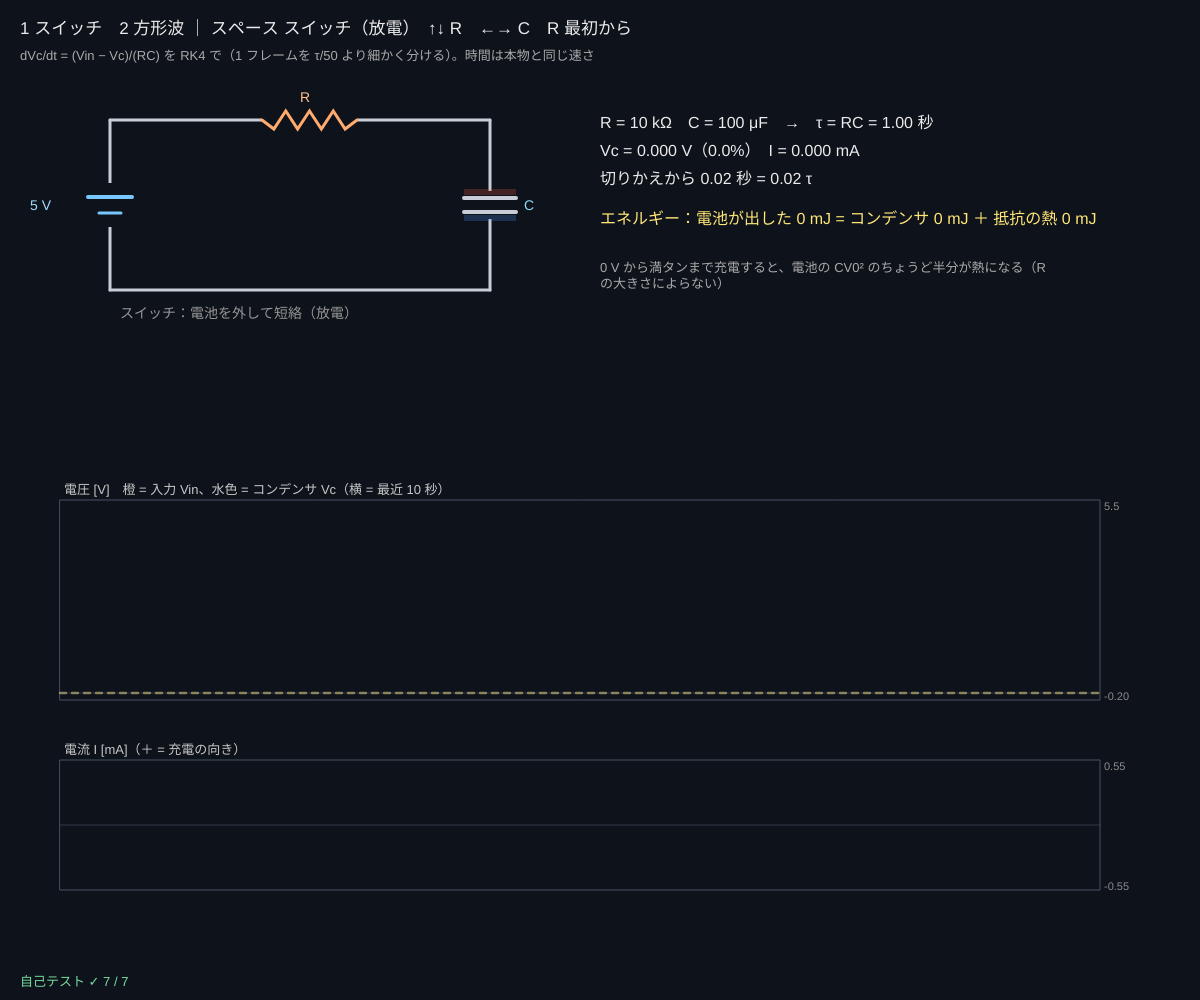
Frame 1 (no input)
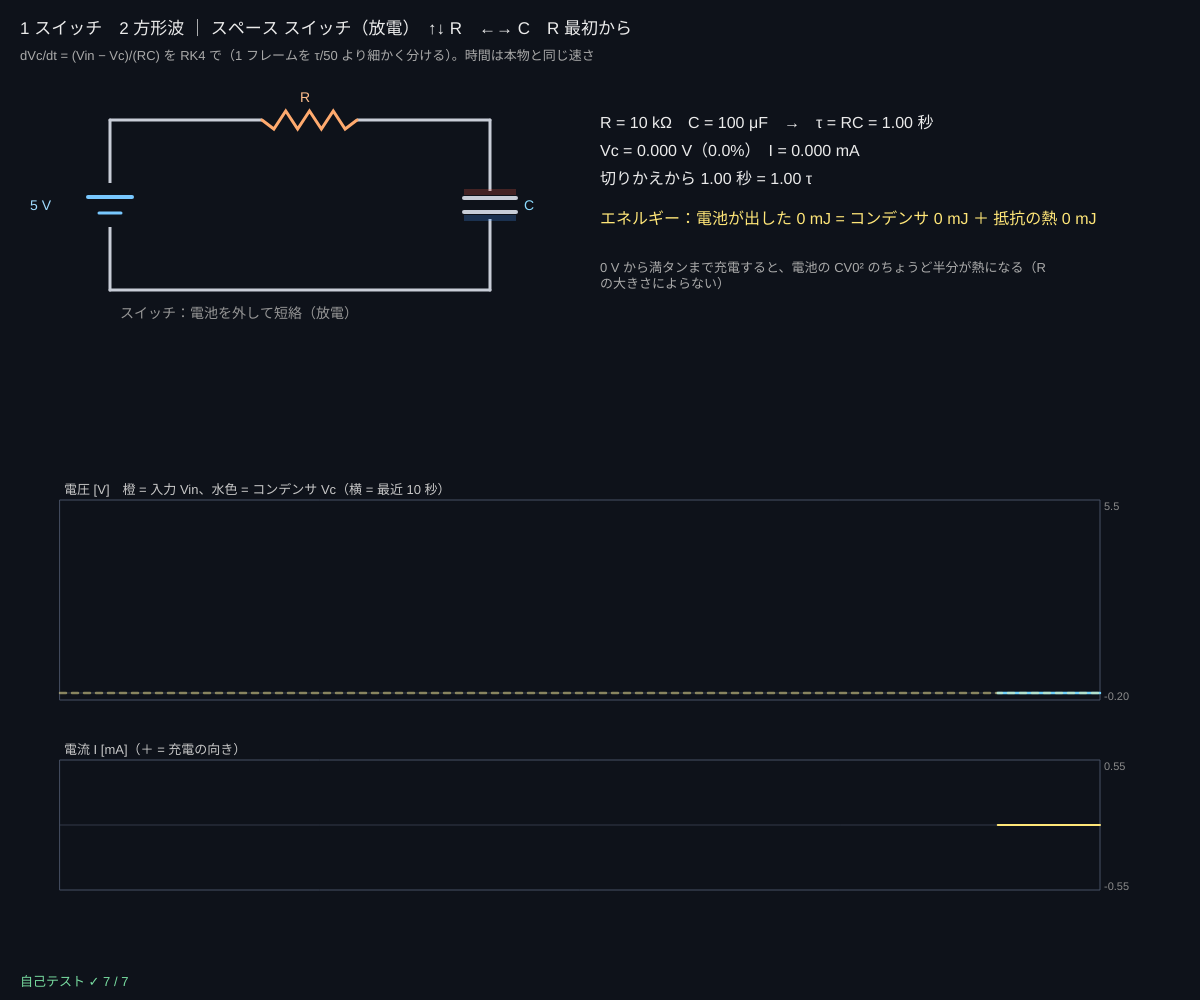
Frame 60 (no input)
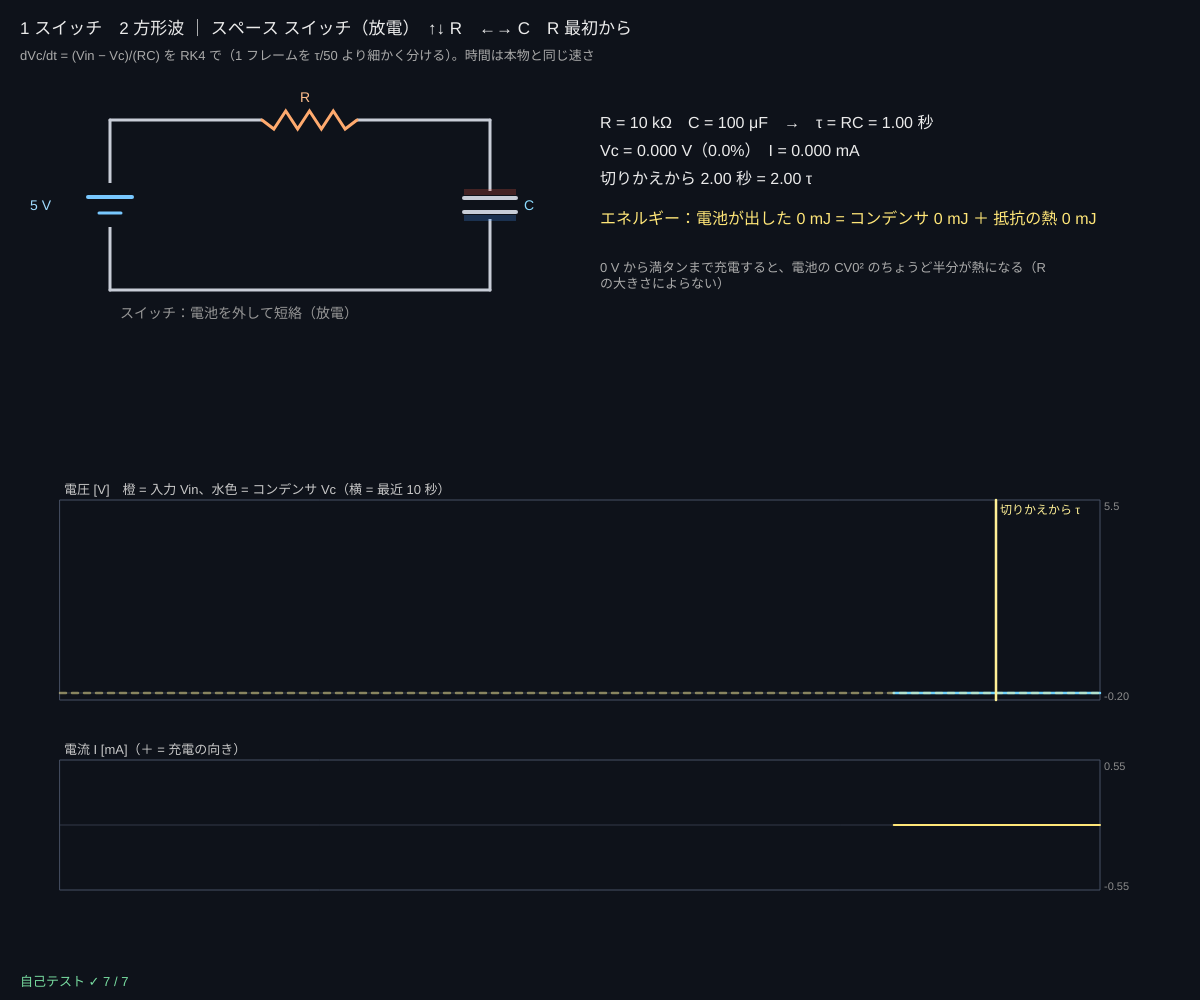
Frame 120 (the mouse pressed at the canvas centre since frame 60)

The p5.js sketch that drew these frames (run headless with seeded random() and noise() and a simulated clock; from frame 60 on, the mouse is pressed at the canvas centre):

// p5.js sketch
// ── sketch.js
// ============================================
// 05 RC 回路 ─ コンデンサの充電と放電、時定数 τ = RC
// コンデンサの電圧 Vc は dVc/dt = (Vin − Vc) / (RC)。これをルンゲ・クッタ法（RK4）で少しずつ進める
// 充電では Vc = V0(1 − e^(−t/τ))、τ たつと 63.2%。電池が出したエネルギーの半分は抵抗で熱になる
// 1 = スイッチ / 2 = 方形波 / スペース = スイッチ切りかえ / ↑↓ = R / ←→ = C（2 では周波数）/ R = 最初から
// ============================================

const V0 = 5;                                    // ★ 電池の電圧 [V]
const R_LIST = [1e3, 2e3, 5e3, 10e3, 20e3, 50e3];  // ★ 抵抗 [Ω]
const C_LIST = [10e-6, 22e-6, 47e-6, 100e-6, 220e-6]; // ★ コンデンサ [F]
const F_LIST = [0.05, 0.1, 0.2, 0.5, 1, 2, 5, 10];   // 方形波の周波数 [Hz]
const SPAN = 10;                                  // グラフの横幅 [秒]
let ri = 3, ci = 3, fi = 3, runMode = 1, charging = false, Vc = 0, t = 0, tSwitch = 0, vcSwitch = 0;
let hist = { t: [], vin: [], vc: [], i: [] }, Wbat = 0, WR = 0, ppLo = 1e9, ppHi = -1e9, ppShow = 0, lastPeriod = 0;

function setup() {
  createCanvas(windowWidth, windowHeight);
  selfTest();
}
function RC() { return R_LIST[ri] * C_LIST[ci]; }
function vinAt(tt) { return runMode === 1 ? (charging ? V0 : 0) : (tt * F_LIST[fi]) % 1 < 0.5 ? V0 : 0; }

function draw() {
  background(14, 18, 26);
  let dtF = Math.min(deltaTime, 50) / 1000, n = Math.max(1, Math.ceil(dtF / (RC() / 50))), h = dtF / n;   // 1 歩は τ/50 より小さく
  for (let k = 0; k < n; k++) {
    let vin = vinAt(t), I = (vin - Vc) / R_LIST[ri];
    Vc = rk4Step(Vc, vin, RC(), h);
    Wbat += vin * I * h; WR += I * I * R_LIST[ri] * h; t += h;
    if (runMode === 2) { ppLo = Math.min(ppLo, Vc); ppHi = Math.max(ppHi, Vc); let p = Math.floor(t * F_LIST[fi]); if (p !== lastPeriod) { ppShow = ppHi - ppLo; ppLo = 1e9; ppHi = -1e9; lastPeriod = p; } }
  }
  let vin = vinAt(t), I = (vin - Vc) / R_LIST[ri];
  hist.t.push(t); hist.vin.push(vin); hist.vc.push(Vc); hist.i.push(I * 1000);
  while (hist.t.length > 2 && (t - hist.t[0] > SPAN || hist.t.length > 2000)) for (let k in hist) hist[k].shift();
  drawCircuit(110, 120, vin, I);
  // ---- グラフ
  let g1 = { x: 60, y: height * 0.5, w: width - 160, h: height * 0.2 }, g2 = { x: 60, y: height * 0.76, w: width - 160, h: height * 0.13 };
  plotFrame(g1, '電圧 [V]　橙 = 入力 Vin、水色 = コンデンサ Vc（横 = 最近 ' + SPAN + ' 秒）', -0.2, V0 * 1.1);
  stroke(255, 170, 80); strokeWeight(2); plotTime(g1, hist.vin, -0.2, V0 * 1.1);
  stroke(110, 210, 255); strokeWeight(2.5); plotTime(g1, hist.vc, -0.2, V0 * 1.1);
  if (runMode === 1) {                               // 63.2%（充電）または 36.8%（放電）の線
    let lv = vcSwitch + (charging ? V0 - vcSwitch : -vcSwitch) * (1 - Math.exp(-1)), yy = g1.y + g1.h - ((lv + 0.2) / (V0 * 1.1 + 0.2)) * g1.h;
    stroke(255, 240, 150, 120); drawingContext.setLineDash([6, 6]); line(g1.x, yy, g1.x + g1.w, yy); drawingContext.setLineDash([]);
    let el = t - tSwitch, xx = g1.x + g1.w - ((el - RC()) / SPAN) * g1.w;
    if (el >= RC() && xx > g1.x) { stroke(255, 240, 150); line(xx, g1.y, xx, g1.y + g1.h); noStroke(); fill(255, 240, 150); textSize(12); text('切りかえから τ', xx + 4, g1.y + 14); }
  }
  let imax = (V0 / R_LIST[ri]) * 1000;
  plotFrame(g2, '電流 I [mA]（＋ = 充電の向き）', -imax * 1.1, imax * 1.1);
  stroke(255, 230, 120); strokeWeight(2); plotTime(g2, hist.i, -imax * 1.1, imax * 1.1);
  // ---- 数字
  let tx = width * 0.5, y = 128, Ec = 0.5 * C_LIST[ci] * Vc * Vc;
  noStroke(); fill(235); textSize(16);
  text('R = ' + sci(R_LIST[ri] / 1000, 2) + ' kΩ　C = ' + sci(C_LIST[ci] * 1e6, 2) + ' μF　→　τ = RC = ' + sci(RC(), 3) + ' 秒', tx, y); y += 28;
  text('Vc = ' + Vc.toFixed(3) + ' V（' + ((Vc / V0) * 100).toFixed(1) + '%）　I = ' + (I * 1000).toFixed(3) + ' mA', tx, y); y += 28;
  if (runMode === 1) {
    text('切りかえから ' + (t - tSwitch).toFixed(2) + ' 秒 = ' + ((t - tSwitch) / RC()).toFixed(2) + ' τ', tx, y); y += 28;
    fill(255, 230, 120);
    text('エネルギー：電池が出した ' + sci(Wbat * 1000, 3) + ' mJ = コンデンサ ' + sci((Ec - 0.5 * C_LIST[ci] * vcSwitch * vcSwitch) * 1000, 3) + ' mJ ＋ 抵抗の熱 ' + sci(WR * 1000, 3) + ' mJ', tx, y, width - tx - 20); y += 50;
    fill(170); textSize(13); text('0 V から満タンまで充電すると、電池の CV0² のちょうど半分が熱になる（R の大きさによらない）', tx, y, width - tx - 20);
  } else {
    let fc = 1 / (2 * Math.PI * RC()), T = 1 / F_LIST[fi];
    text('方形波 f = ' + F_LIST[fi] + ' Hz　しゃ断周波数 fc = 1/(2πRC) = ' + sci(fc, 3) + ' Hz', tx, y); y += 28;
    fill(255, 230, 120);
    text('Vc の振れ幅（測定）= ' + ppShow.toFixed(3) + ' V　式 V0·tanh(T/4τ) = ' + (V0 * Math.tanh(T / (4 * RC()))).toFixed(3) + ' V', tx, y); y += 28;
    fill(170); textSize(13); text('f ≪ fc：そのまま通る（Vc ≈ Vin）。f ≫ fc：ほとんど通らず、三角波になる → ローパスフィルタ（高い音を消すのと同じしくみ）', tx, y, width - tx - 20);
  }
  fill(235); textSize(17);
  text('1 スイッチ　2 方形波 ｜ スペース スイッチ（' + (charging ? '充電' : '放電') + '）　↑↓ R　←→ ' + (runMode === 1 ? 'C' : '周波数') + '　R 最初から', 20, 34);
  fill(170); textSize(13); text('dVc/dt = (Vin − Vc)/(RC) を RK4 で（1 フレームを τ/50 より細かく分ける）。時間は本物と同じ速さ', 20, 60);
  drawSelfTest(20, height - 14);
}

function drawCircuit(x, y, vin, I) {
  let w = Math.min(380, width * 0.36), h = 170;
  stroke(200, 205, 215); strokeWeight(3); noFill();
  line(x, y, x + w, y); line(x + w, y, x + w, y + h); line(x, y + h, x + w, y + h); line(x, y, x, y + h);
  noStroke(); fill(14, 18, 26); rect(x - 25, y + h / 2 - 22, 50, 44); rect(x + w * 0.4, y - 14, w * 0.25, 28); rect(x + w - 30, y + h / 2 - 14, 60, 28);
  stroke(120, 200, 255); strokeWeight(4); line(x - 22, y + h / 2 - 8, x + 22, y + h / 2 - 8); strokeWeight(3); line(x - 11, y + h / 2 + 8, x + 11, y + h / 2 + 8);
  noStroke(); fill(160, 220, 255); textSize(14); text(runMode === 1 ? V0 + ' V' : '方形波', x - 80, y + h / 2 + 5);
  stroke(255, 170, 110); strokeWeight(3); noFill(); beginShape();
  for (let i = 0; i <= 8; i++) vertex(x + w * 0.4 + (w * 0.25 * i) / 8, y + (i === 0 || i === 8 ? 0 : i % 2 ? 9 : -9)); endShape();
  noStroke(); fill(255, 190, 140); text('R', x + w * 0.5, y - 18);
  let q = clampv(Vc / V0, -1, 1);                   // コンデンサの極板（ためた電荷）
  stroke(200, 205, 215); strokeWeight(4); line(x + w - 26, y + h / 2 - 7, x + w + 26, y + h / 2 - 7); line(x + w - 26, y + h / 2 + 7, x + w + 26, y + h / 2 + 7);
  noStroke(); fill(240, 90, 70, 60 + 190 * q); rect(x + w - 26, y + h / 2 - 16, 52, 6); fill(70, 150, 250, 60 + 190 * q); rect(x + w - 26, y + h / 2 + 10, 52, 6);
  fill(140, 220, 255); text('C', x + w + 34, y + h / 2 + 5);
  if (runMode === 1) { fill(charging ? color(255, 230, 120) : 150); text(charging ? 'スイッチ：電池につなぐ（充電）' : 'スイッチ：電池を外して短絡（放電）', x + 10, y + h + 28); }
  // 電流の点
  let s = (frameCount * I * 1000 * 2) % 30, per = 2 * (w + h);
  fill(255, 230, 120); noStroke();
  for (let d = ((s % 30) + 30) % 30; d < per; d += 30) { let p = d < w ? [x + d, y] : d < w + h ? [x + w, y + d - w] : d < 2 * w + h ? [x + w - (d - w - h), y + h] : [x, y + h - (d - 2 * w - h)]; if (Math.abs(I) > 1e-6) circle(p[0], p[1], 6); }
}

function keyPressed() {
  if (key === '1' || key === '2') { runMode = +key; resetRun(); }
  if (key === ' ' && runMode === 1) { charging = !charging; markSwitch(); }
  if (key === UP_ARROW) { ri = Math.min(R_LIST.length - 1, ri + 1); markSwitch(); }
  if (key === DOWN_ARROW) { ri = Math.max(0, ri - 1); markSwitch(); }
  if (key === RIGHT_ARROW) { if (runMode === 1) ci = Math.min(C_LIST.length - 1, ci + 1); else fi = Math.min(F_LIST.length - 1, fi + 1); markSwitch(); }
  if (key === LEFT_ARROW) { if (runMode === 1) ci = Math.max(0, ci - 1); else fi = Math.max(0, fi - 1); markSwitch(); }
  if (key === 'r' || key === 'R') { ri = 3; ci = 3; fi = 3; resetRun(); }
  return false;
}
function resetRun() { Vc = 0; t = 0; charging = false; hist = { t: [], vin: [], vc: [], i: [] }; markSwitch(); }
function markSwitch() { tSwitch = t; vcSwitch = Vc; Wbat = 0; WR = 0; }

// ---- 自己テスト：式で計算できる値と比べる
function selfTest() {
  selfTestResults = [];
  let tau = 1, run = (v0, vin, T, dt) => { let v = v0; for (let k = 0; k < Math.round(T / dt); k++) v = rk4Step(v, vin, tau, dt); return v; };
  check('充電：t = τ で Vc = 63.2%（1 − e⁻¹）', near(run(0, 1, 1, 1e-3), 1 - Math.exp(-1), 1e-9));
  check('放電：t = τ で Vc = 36.8%（e⁻¹）', near(run(1, 0, 1, 1e-3), Math.exp(-1), 1e-9));
  let v = 0, tt = 0, dt = 1e-3, prev = 0; while (v < 1 - Math.exp(-1)) { prev = v; v = rk4Step(v, 1, tau, dt); tt += dt; }
  let tCross = tt - (dt * (v - (1 - Math.exp(-1)))) / (v - prev);
  check('63.2% になる時刻 = RC（0.1% 以内）', nearRel(tCross, tau, 0.001));
  let Rr = 1000, Cc = 1e-3, vc = 0, wb = 0, wr = 0, h = (Rr * Cc) / 1000;
  for (let k = 0; k < 15000; k++) { let I = (1 - vc) / Rr; wb += 1 * I * h; wr += I * I * Rr * h; vc = rk4Step(vc, 1, Rr * Cc, h); }
  check('満タンまで：電池 CV² = コンデンサ ½CV² + 抵抗 ½CV²（0.5% 以内）', nearRel(wb, Cc, 0.005) && nearRel(0.5 * Cc * vc * vc, 0.5 * Cc, 0.005) && nearRel(wr, 0.5 * Cc, 0.005));
  check('半分になる時間 = τ·ln2', near(run(1, 0, Math.LN2, Math.LN2 / 1000), 0.5, 1e-9));
  let T = 0.8, x = 0, lo = 9, hi = -9; dt = 1e-4;
  for (let k = 0; k < 400000; k++) { let ts = k * dt; x = rk4Step(x, (ts / T) % 1 < 0.5 ? 1 : 0, tau, dt); if (ts > 30) { lo = Math.min(lo, x); hi = Math.max(hi, x); } }
  check('方形波：落ち着いた振れ幅 = V0·tanh(T/4τ)（0.5% 以内）', nearRel(hi - lo, Math.tanh(T / (4 * tau)), 0.005));
  check('RK4 の 1 歩（h = τ/50）の誤差 < 10⁻¹⁰（e^(−h/τ) と比べる）', near(rk4Step(0, 1, tau, tau / 50), 1 - Math.exp(-1 / 50), 1e-10));
  reportSelfTest();
}

// ---------- やってみよう ----------
// 1. スペースで充電し、τ たったとき（黄色の縦線）に Vc が 63.2% になっていることを確かめよう
// 2. ↑ で R を大きくすると τ は？ 抵抗で熱になったエネルギーは変わる？（実は変わらない！）
// 3. 2 の方形波で、f を fc より小さく・大きくして Vc の形を比べよう（ローパスフィルタ）
// 4. カメラのフラッシュは、コンデンサにためたエネルギーを一気に使う。½CV² で何 J？
// 5. V0 を変えて、τ が電圧によらないことを確かめよう


// ==================================================
// ここから下は「電磁気の道具」（中身は読まなくても OK。消さないでね）
// ==================================================
// ---- 時刻つきのグラフ：右はし = いま、左はし = SPAN 秒前
function plotTime(g, arr, lo, hi) {
  if (arr.length < 2) return;
  noFill(); beginShape();
  for (let i = 0; i < arr.length; i++) vertex(g.x + g.w - ((t - hist.t[i]) / SPAN) * g.w, g.y + g.h - clampv((arr[i] - lo) / (hi - lo), 0, 1) * g.h);
  endShape();
}
// ---- RK4 で 1 歩：dVc/dt = (vin − Vc) / τ（vin はこの 1 歩のあいだ一定）
function rk4Step(v, vin, tau, h) {
  let f = (x) => (vin - x) / tau;
  let k1 = f(v), k2 = f(v + (h / 2) * k1), k3 = f(v + (h / 2) * k2), k4 = f(v + h * k3);
  return v + (h / 6) * (k1 + 2 * k2 + 2 * k3 + k4);
}
// ---- 描く道具（どのスケッチも同じ）
function clampv(v, a, b) { return v < a ? a : v > b ? b : v; }
function polyline(pts) {               // 点が 2 つ以上あるときだけ折れ線を描く（[[x, y], ...]）
  if (!pts || pts.length < 2) return;
  beginShape(); for (let p of pts) vertex(p[0], p[1]); endShape();
}
function arrowTo(x1, y1, x2, y2, hs) {  // (x1, y1) → (x2, y2) の矢印。hs = 矢じりの大きさ
  let dx = x2 - x1, dy = y2 - y1, L = Math.hypot(dx, dy);
  if (!(L > 0.5)) return;
  line(x1, y1, x2, y2);
  let ux = dx / L, uy = dy / L, h = Math.min(hs || 8, L * 0.5);
  line(x2, y2, x2 - h * ux + h * 0.5 * uy, y2 - h * uy - h * 0.5 * ux);
  line(x2, y2, x2 - h * ux - h * 0.5 * uy, y2 - h * uy + h * 0.5 * ux);
}
const SUP = { '-': '⁻', '0': '⁰', '1': '¹', '2': '²', '3': '³', '4': '⁴', '5': '⁵', '6': '⁶', '7': '⁷', '8': '⁸', '9': '⁹' };
function sci(v, d) {                   // 0.000032 → "3.20×10⁻⁵"（大きい数・小さい数を読みやすく）
  if (!isFinite(v)) return '—';
  if (v === 0) return '0';
  let sig = d === undefined ? 3 : d, e = Math.floor(Math.log10(Math.abs(v)));
  if (e >= -2 && e <= 3) return v.toFixed(Math.max(0, sig - 1 - e));
  let m = v / Math.pow(10, e);
  return m.toFixed(sig - 1) + '×10' + String(e).split('').map((c) => SUP[c]).join('');
}
// グラフの枠：g = { x, y, w, h }。lo〜hi の範囲で、数字の配列 arr を左から右へ（cap 個ぶん）
function plotFrame(g, title, lo, hi) {
  noFill(); stroke(70, 80, 100); strokeWeight(1); rect(g.x, g.y, g.w, g.h);
  if (lo < 0 && hi > 0) { let y0 = g.y + g.h * (hi / (hi - lo)); stroke(70, 80, 100, 160); line(g.x, y0, g.x + g.w, y0); }
  noStroke(); fill(200); textSize(13); text(title, g.x + 4, g.y - 6);
  fill(140); textSize(11); text(sci(hi, 2), g.x + g.w + 4, g.y + 10); text(sci(lo, 2), g.x + g.w + 4, g.y + g.h);
}
function plotTrace(g, arr, lo, hi, cap) {
  if (!arr || arr.length < 2) return;
  noFill(); beginShape();
  for (let i = 0; i < arr.length; i++) vertex(g.x + (i / (cap - 1)) * g.w, g.y + g.h - clampv((arr[i] - lo) / (hi - lo), 0, 1) * g.h);
  endShape();
}
function pushCap(arr, v, cap) { arr.push(v); if (arr.length > cap) arr.shift(); }
// ---- 自己テストの道具
let selfTestResults = [];
function check(name, cond) { selfTestResults.push({ name, ok: !!cond }); }
function near(a, b, tol) { return a !== null && a !== undefined && isFinite(a) && Math.abs(a - b) <= (tol === undefined ? 1e-9 : tol); }
function nearRel(a, b, rel) { return near(a, b, Math.abs(b) * rel); }   // 相対誤差 rel 以内
function reportSelfTest() { for (let r of selfTestResults) (r.ok ? console.log : console.error)((r.ok ? '✓ ' : '✗ ') + r.name); }
function selfTestLine() { let n = selfTestResults.filter((r) => r.ok).length; return '自己テスト ' + (n === selfTestResults.length ? '✓ ' : '✗ ') + n + ' / ' + selfTestResults.length; }
function drawSelfTest(x, y) {
  noStroke(); textSize(13);
  if (selfTestResults.length > 0 && selfTestResults.every((r) => r.ok)) fill(120, 220, 160); else fill(255, 100, 90);
  text(selfTestLine(), x, y);
}
